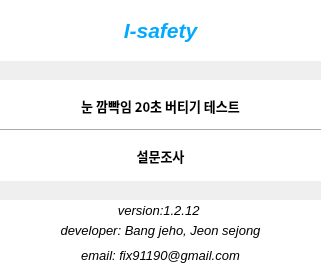
<?xml version="1.0" encoding="UTF-8"?>
<ui version="4.0">
 <class>Form</class>
 <widget class="QWidget" name="Form">
  <property name="geometry">
   <rect>
    <x>0</x>
    <y>0</y>
    <width>321</width>
    <height>278</height>
   </rect>
  </property>
  <property name="maximumSize">
   <size>
    <width>321</width>
    <height>527</height>
   </size>
  </property>
  <property name="windowTitle">
   <string>Dry Eye Syndrome Self Diagnosis</string>
  </property>
  <property name="windowIcon">
   <iconset>
    <normaloff>../Image/Dry Eye Syndrome Self Diagnosis icon.jpg</normaloff>../Image/Dry Eye Syndrome Self Diagnosis icon.jpg</iconset>
  </property>
  <property name="styleSheet">
   <string notr="true"/>
  </property>
  <widget class="QPushButton" name="pushButton">
   <property name="geometry">
    <rect>
     <x>0</x>
     <y>0</y>
     <width>51</width>
     <height>61</height>
    </rect>
   </property>
   <property name="styleSheet">
    <string notr="true">background-color: rgb(255, 255, 255);
border:0px;</string>
   </property>
   <property name="text">
    <string/>
   </property>
   <property name="icon">
    <iconset>
     <normaloff>../Image/Back.png</normaloff>../Image/Back.png</iconset>
   </property>
   <property name="iconSize">
    <size>
     <width>53</width>
     <height>39</height>
    </size>
   </property>
  </widget>
  <widget class="QLabel" name="label_3">
   <property name="geometry">
    <rect>
     <x>0</x>
     <y>0</y>
     <width>321</width>
     <height>61</height>
    </rect>
   </property>
   <property name="sizePolicy">
    <sizepolicy hsizetype="Fixed" vsizetype="Fixed">
     <horstretch>0</horstretch>
     <verstretch>0</verstretch>
    </sizepolicy>
   </property>
   <property name="minimumSize">
    <size>
     <width>321</width>
     <height>51</height>
    </size>
   </property>
   <property name="sizeIncrement">
    <size>
     <width>321</width>
     <height>51</height>
    </size>
   </property>
   <property name="baseSize">
    <size>
     <width>321</width>
     <height>51</height>
    </size>
   </property>
   <property name="font">
    <font>
     <family>Segoe UI</family>
     <pointsize>16</pointsize>
     <weight>75</weight>
     <italic>true</italic>
     <bold>true</bold>
    </font>
   </property>
   <property name="styleSheet">
    <string notr="true">background-color: rgb(255, 255, 255);
color:rgb(0, 170, 255);</string>
   </property>
   <property name="text">
    <string>I-safety</string>
   </property>
   <property name="alignment">
    <set>Qt::AlignCenter</set>
   </property>
  </widget>
  <widget class="QLabel" name="label_8">
   <property name="geometry">
    <rect>
     <x>0</x>
     <y>200</y>
     <width>321</width>
     <height>21</height>
    </rect>
   </property>
   <property name="font">
    <font>
     <family>Arial</family>
     <pointsize>10</pointsize>
     <weight>50</weight>
     <italic>true</italic>
     <bold>false</bold>
    </font>
   </property>
   <property name="styleSheet">
    <string notr="true">background-color: rgb(211, 211, 211);
background-color:rgb(255, 255, 255);</string>
   </property>
   <property name="frameShadow">
    <enum>QFrame::Plain</enum>
   </property>
   <property name="text">
    <string>version:1.2.12 </string>
   </property>
   <property name="alignment">
    <set>Qt::AlignCenter</set>
   </property>
  </widget>
  <widget class="QLabel" name="label_11">
   <property name="geometry">
    <rect>
     <x>0</x>
     <y>240</y>
     <width>321</width>
     <height>31</height>
    </rect>
   </property>
   <property name="font">
    <font>
     <family>Arial</family>
     <pointsize>10</pointsize>
     <weight>50</weight>
     <italic>true</italic>
     <bold>false</bold>
    </font>
   </property>
   <property name="styleSheet">
    <string notr="true">background-color: rgb(211, 211, 211);
background-color:rgb(255, 255, 255);</string>
   </property>
   <property name="text">
    <string>email: fix91190@gmail.com</string>
   </property>
   <property name="alignment">
    <set>Qt::AlignCenter</set>
   </property>
  </widget>
  <widget class="QLabel" name="label_10">
   <property name="geometry">
    <rect>
     <x>0</x>
     <y>220</y>
     <width>321</width>
     <height>21</height>
    </rect>
   </property>
   <property name="font">
    <font>
     <family>Arial</family>
     <pointsize>10</pointsize>
     <weight>50</weight>
     <italic>true</italic>
     <bold>false</bold>
    </font>
   </property>
   <property name="styleSheet">
    <string notr="true">background-color: rgb(211, 211, 211);
background-color:rgb(255, 255, 255);</string>
   </property>
   <property name="text">
    <string>developer: Bang jeho, Jeon sejong</string>
   </property>
   <property name="alignment">
    <set>Qt::AlignCenter</set>
   </property>
  </widget>
  <widget class="Line" name="line_8">
   <property name="geometry">
    <rect>
     <x>0</x>
     <y>270</y>
     <width>331</width>
     <height>20</height>
    </rect>
   </property>
   <property name="minimumSize">
    <size>
     <width>311</width>
     <height>20</height>
    </size>
   </property>
   <property name="sizeIncrement">
    <size>
     <width>311</width>
     <height>20</height>
    </size>
   </property>
   <property name="baseSize">
    <size>
     <width>311</width>
     <height>20</height>
    </size>
   </property>
   <property name="styleSheet">
    <string notr="true">background-color: rgb(255, 255, 255);</string>
   </property>
   <property name="orientation">
    <enum>Qt::Horizontal</enum>
   </property>
  </widget>
  <widget class="QPushButton" name="pushButton_3">
   <property name="geometry">
    <rect>
     <x>0</x>
     <y>80</y>
     <width>321</width>
     <height>51</height>
    </rect>
   </property>
   <property name="font">
    <font>
     <family>함초롬돋움</family>
     <pointsize>10</pointsize>
     <weight>75</weight>
     <bold>true</bold>
    </font>
   </property>
   <property name="styleSheet">
    <string notr="true">background-color: rgb(255, 255, 255);
border:0px;</string>
   </property>
   <property name="text">
    <string>눈 깜빡임 20초 버티기 테스트</string>
   </property>
   <property name="iconSize">
    <size>
     <width>80</width>
     <height>41</height>
    </size>
   </property>
   <property name="checkable">
    <bool>true</bool>
   </property>
  </widget>
  <widget class="QPushButton" name="pushButton_4">
   <property name="geometry">
    <rect>
     <x>0</x>
     <y>130</y>
     <width>321</width>
     <height>51</height>
    </rect>
   </property>
   <property name="font">
    <font>
     <family>함초롬돋움</family>
     <pointsize>10</pointsize>
     <weight>75</weight>
     <bold>true</bold>
    </font>
   </property>
   <property name="styleSheet">
    <string notr="true">QPushButton
{
   border:0px;
   background-color:white;
}
QPushButton:hover
{
   background-color:rgb(241, 241, 241);
}
</string>
   </property>
   <property name="text">
    <string>설문조사</string>
   </property>
   <property name="iconSize">
    <size>
     <width>80</width>
     <height>41</height>
    </size>
   </property>
   <property name="checkable">
    <bool>false</bool>
   </property>
   <property name="checked">
    <bool>false</bool>
   </property>
  </widget>
  <widget class="Line" name="line_7">
   <property name="geometry">
    <rect>
     <x>0</x>
     <y>120</y>
     <width>321</width>
     <height>20</height>
    </rect>
   </property>
   <property name="minimumSize">
    <size>
     <width>311</width>
     <height>20</height>
    </size>
   </property>
   <property name="sizeIncrement">
    <size>
     <width>311</width>
     <height>20</height>
    </size>
   </property>
   <property name="baseSize">
    <size>
     <width>311</width>
     <height>20</height>
    </size>
   </property>
   <property name="styleSheet">
    <string notr="true">background-color: rgb(255, 255, 255);</string>
   </property>
   <property name="orientation">
    <enum>Qt::Horizontal</enum>
   </property>
  </widget>
  <zorder>label_3</zorder>
  <zorder>pushButton</zorder>
  <zorder>label_8</zorder>
  <zorder>label_11</zorder>
  <zorder>label_10</zorder>
  <zorder>line_8</zorder>
  <zorder>pushButton_3</zorder>
  <zorder>line_7</zorder>
  <zorder>pushButton_4</zorder>
 </widget>
 <resources/>
 <connections/>
</ui>
